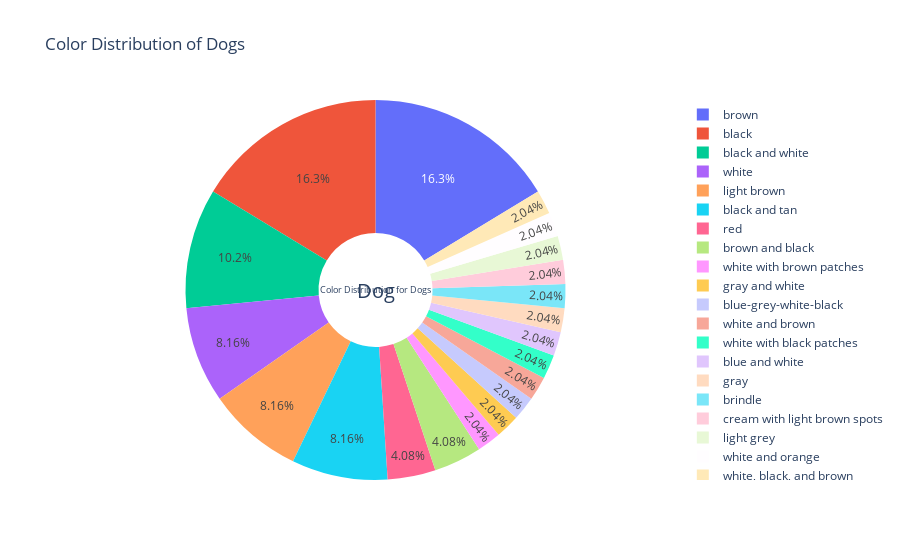
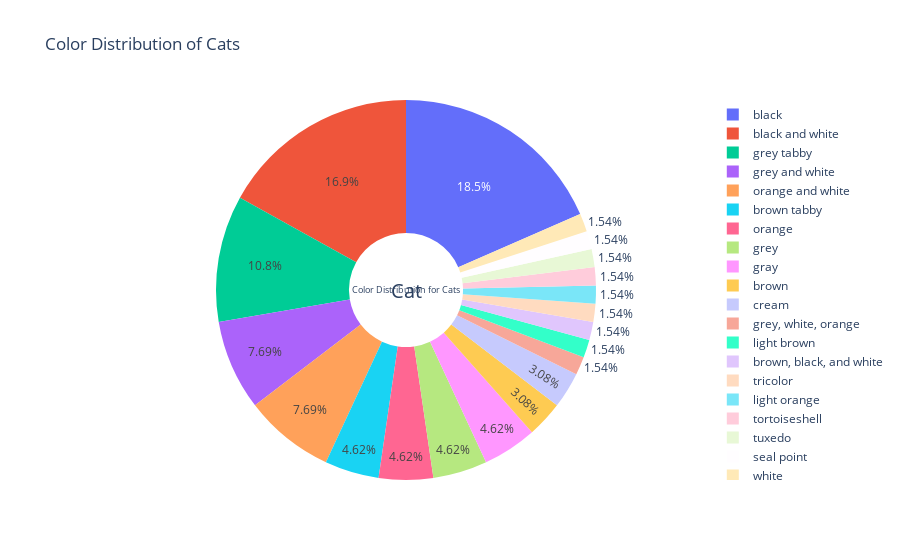
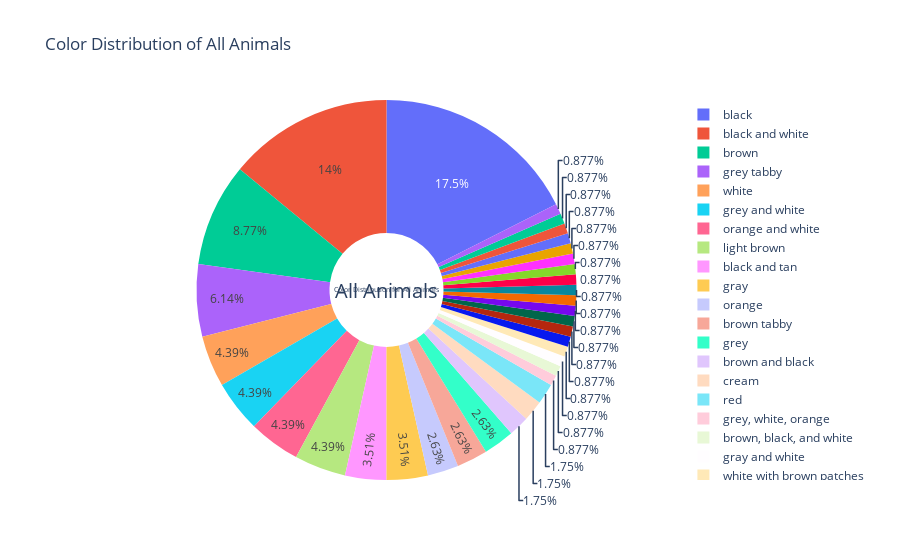

Source (notebook cell) for these figures, in order:
### Markdown cell above
#### Pie chart of the animals colors by animal type

### Code cell
# map the color from the dict to the color column
exploded_df['color'] = exploded_df['list'].apply(lambda x: x['color'])

# Create a pie chart for each animal type
for animal in exploded_df['animal'].unique():
    # Filter the data for the current animal
    animal_data = exploded_df[exploded_df['animal'] == animal]
    
    # Count the occurrences of each color
    color_counts = animal_data['color'].value_counts()
    
    # Create the pie chart
    fig = go.Figure(data=[go.Pie(
        labels=color_counts.index,
        values=color_counts.values,
        hole=.3,
        title=f"Color Distribution for {animal.capitalize()}s"
    )])
    
    # Update layout
    fig.update_layout(
        title_text=f"Color Distribution of {animal.capitalize()}s",
        annotations=[dict(text=animal.capitalize(), x=0.5, y=0.5, font_size=20, showarrow=False)]
    )
    
    # Show the plot
    fig.show()

# Create a combined pie chart for all animals
color_counts_all = exploded_df['color'].value_counts()

fig = go.Figure(data=[go.Pie(
    labels=color_counts_all.index,
    values=color_counts_all.values,
    hole=.3,
    title="Color Distribution for All Animals"
)])

fig.update_layout(
    title_text="Color Distribution of All Animals",
    annotations=[dict(text='All Animals', x=0.5, y=0.5, font_size=20, showarrow=False)]
)

fig.show()

### Figure 1 — Plotly figure (JSON) as saved in the notebook; plotly's stock layout.template omitted (floating-point values rounded to 4 significant figures)
{"data": [{"hole": 0.3, "labels": ["brown", "black", "black and white", "white", "light brown", "black and tan", "red", "brown and black", "white with brown patches", "gray and white", "blue-grey-white-black", "white and brown", "white with black patches", "blue and white", "gray", "brindle", "cream with light brown spots", "light grey", "white and orange", "white, black, and brown"], "title": {"text": "Color Distribution for Dogs"}, "type": "pie", "values": [8, 8, 5, 4, 4, 4, 2, 2, 1, 1, 1, 1, 1, 1, 1, 1, 1, 1, 1, 1]}], "layout": {"annotations": [{"font": {"size": 20}, "showarrow": false, "text": "Dog", "x": 0.5, "y": 0.5}], "title": {"text": "Color Distribution of Dogs"}}}

### Figure 2 — Plotly figure (JSON) as saved in the notebook; plotly's stock layout.template omitted (floating-point values rounded to 4 significant figures)
{"data": [{"hole": 0.3, "labels": ["black", "black and white", "grey tabby", "grey and white", "orange and white", "brown tabby", "orange", "grey", "gray", "brown", "cream", "grey, white, orange", "light brown", "brown, black, and white", "tricolor", "light orange", "tortoiseshell", "tuxedo", "seal point", "white"], "title": {"text": "Color Distribution for Cats"}, "type": "pie", "values": [12, 11, 7, 5, 5, 3, 3, 3, 3, 2, 2, 1, 1, 1, 1, 1, 1, 1, 1, 1]}], "layout": {"annotations": [{"font": {"size": 20}, "showarrow": false, "text": "Cat", "x": 0.5, "y": 0.5}], "title": {"text": "Color Distribution of Cats"}}}

### Figure 3 — Plotly figure (JSON) as saved in the notebook; plotly's stock layout.template omitted (floating-point values rounded to 4 significant figures)
{"data": [{"hole": 0.3, "labels": ["black", "black and white", "brown", "grey tabby", "white", "grey and white", "orange and white", "light brown", "black and tan", "gray", "orange", "brown tabby", "grey", "brown and black", "cream", "red", "grey, white, orange", "brown, black, and white", "gray and white", "white with brown patches", "tricolor", "blue-grey-white-black", "white with black patches", "white and brown", "blue and white", "light orange", "brindle", "cream with light brown spots", "tortoiseshell", "tuxedo", "seal point", "light grey", "white and orange", "white, black, and brown"], "title": {"text": "Color Distribution for All Animals"}, "type": "pie", "values": [20, 16, 10, 7, 5, 5, 5, 5, 4, 4, 3, 3, 3, 2, 2, 2, 1, 1, 1, 1, 1, 1, 1, 1, 1, 1, 1, 1, 1, 1, 1, 1, 1, 1]}], "layout": {"annotations": [{"font": {"size": 20}, "showarrow": false, "text": "All Animals", "x": 0.5, "y": 0.5}], "title": {"text": "Color Distribution of All Animals"}}}
